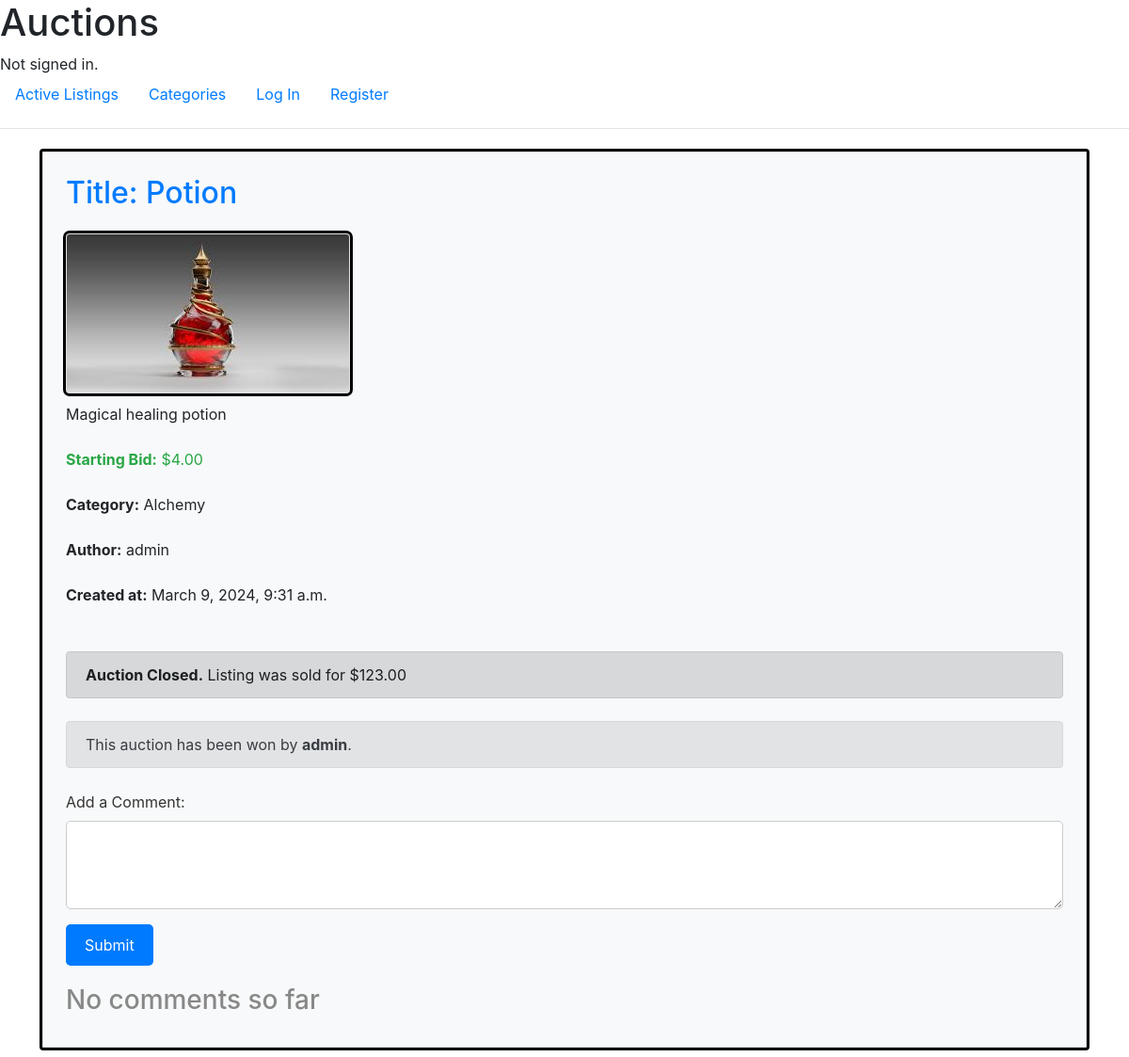
/listings/1, run on an earlier commit of the app's database.
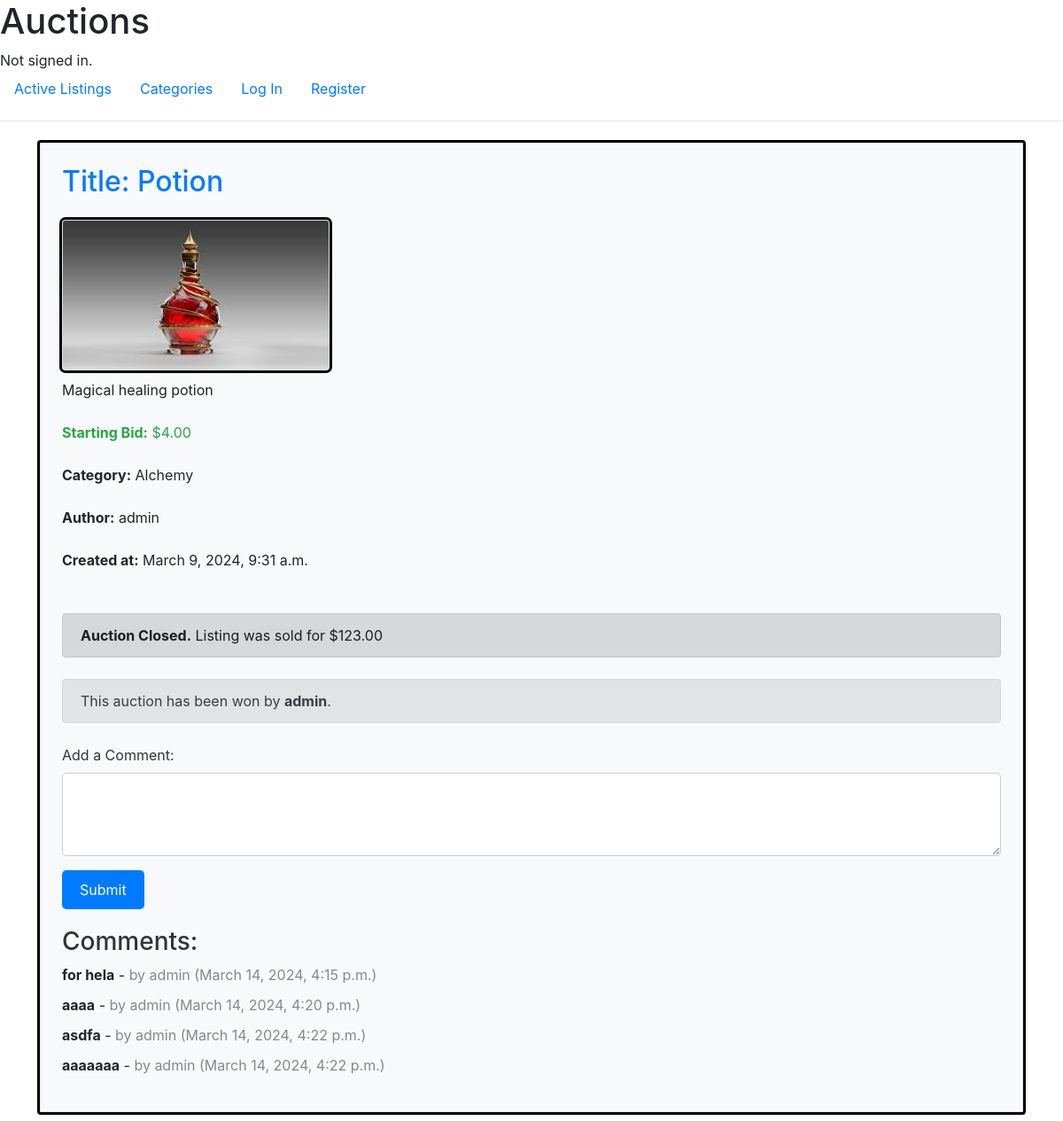
And on a later commit of the database.
### auctions/models.py (models this page shows)
class Comment(models.Model):
    listing = models.ForeignKey(Listing, on_delete=models.CASCADE, related_name='comments')
    commenter = models.ForeignKey(User, on_delete=models.CASCADE, related_name='comments')
    content = models.TextField()
    created_at = models.DateTimeField(auto_now_add=True)

class User(AbstractUser):
    watchlist = models.ManyToManyField('Listing', related_name='watchers', blank=True)

### auctions/views.py (the view)
# urls.py: path("listings/<int:listing_id>", views.listing_detail, name="listing_detail"),
def listing_detail(request, listing_id):
    listing = Listing.objects.get(pk=listing_id)
    comments = Comment.objects.filter(listing=listing)
    highest_bid = None
    if listing.bids.exists():
        highest_bid = listing.bids.order_by('-amount').first()
    return render(request, 'auctions/listing_detail.html', {'listing': listing, 'highest_bid': highest_bid, 'comments': comments})

### auctions/templates/auctions/listing_detail.html (shortened to what this page needs)
{% extends "auctions/layout.html" %}
{% load static %}
{% block body %}
<div class="container mt-4">
    <div class="border p-4 bg-light">
        <h2 class="mb-4 text-primary">Title: {{ listing.title }}</h2>
        {% if listing.image %}
            <div class="item__img mr-4">
                <img src="{{ listing.image.url }}" alt="img" class="img-fluid rounded border">
            </div>
        {% endif %}
        <div class="desc mb-4">{{ listing.description }}</div>
        <div class="bid mb-4 text-success"><strong>Starting Bid:</strong> ${{ listing.starting_bid }}</div>
        {% if listing.category %}
            <div class="category mb-4"><strong>Category:</strong> {{ listing.category.name }}</div>
        {% endif %}
        {% if listing.author %}
            <div class="author mb-4"><strong>Author:</strong> {{ listing.author.username }}</div>
        {% endif %}
        {% if listing.created_at %}
            <div class="created-at mb-4"><strong>Created at:</strong> {{ listing.created_at }}</div>
        {% endif %}
        <br>
        {% if not listing.is_active %}
            <div class="closed mb-4 alert alert-dark">
                <strong>Auction Closed.</strong> Listing was sold for ${{ highest_bid.amount }}
            </div>
            {% if listing.winner == request.user %}
                <div class="winner-info mb-4 alert alert-success"><strong>Congratulations!</strong> You won this auction.</div>
            {% elif listing.winner %}
                <div class="winner-info mb-4 alert alert-secondary">This auction has been won by <strong>{{ listing.winner.username }}</strong>.</div>
            {% else %}
                <div class="winner-info mb-4 alert alert-warning">This auction is closed, but no winner has been determined.</div>
            {% endif %}
        {% elif listing.author == user %}
            <form method="post" action="{% url 'close_auction' listing_id=listing.id %}" class="mb-4">
                {% csrf_token %}
                <button type="submit" class="btn btn-danger">Close Auction</button>
            </form>
        {% endif %}
        <form method="post" action="{% url 'add_comment' listing_id=listing.id %}" class="comment-form">
            <div class="form-group">
                <label for="comment_text" class="form-label">Add a Comment:</label>
                <textarea class="form-control" id="comment_text" name="comment_text" rows="3"></textarea>
            </div>
            <button type="submit" class="btn btn-primary">Submit</button>
        </form>
        <div class="comments-section">
            {% if comments %}
                <h3 class="comments-heading">Comments:</h3>
                <ul class="comment-list">
                    {% for comment in comments %}
                        <li class="comment-item">
                            <span class="comment-content">{{ comment.content }}</span> -
                            <span class="comment-info">by {{ comment.commenter.username }} ({{ comment.created_at }})</span>
                        </li>
                    {% endfor %}
                </ul>
            {% else %}
                <h3 class="no-comments-heading">No comments so far</h3>
            {% endif %}
        </div>
    </div>
</div>
{% endblock %}

What changed in the data, as far as the page shows it:
added Comment: content "for hela", commenter.username "admin", created_at "March 14, 2024, 4:15 p.m."
added Comment: content "aaaa", commenter.username "admin", created_at "March 14, 2024, 4:20 p.m."
added Comment: content "asdfa", commenter.username "admin", created_at "March 14, 2024, 4:22 p.m."
added Comment: content "aaaaaaa", commenter.username "admin", created_at "March 14, 2024, 4:22 p.m."
Also different on the page:
text no longer shown: "No comments so far"
text now shown: "Comments:"
